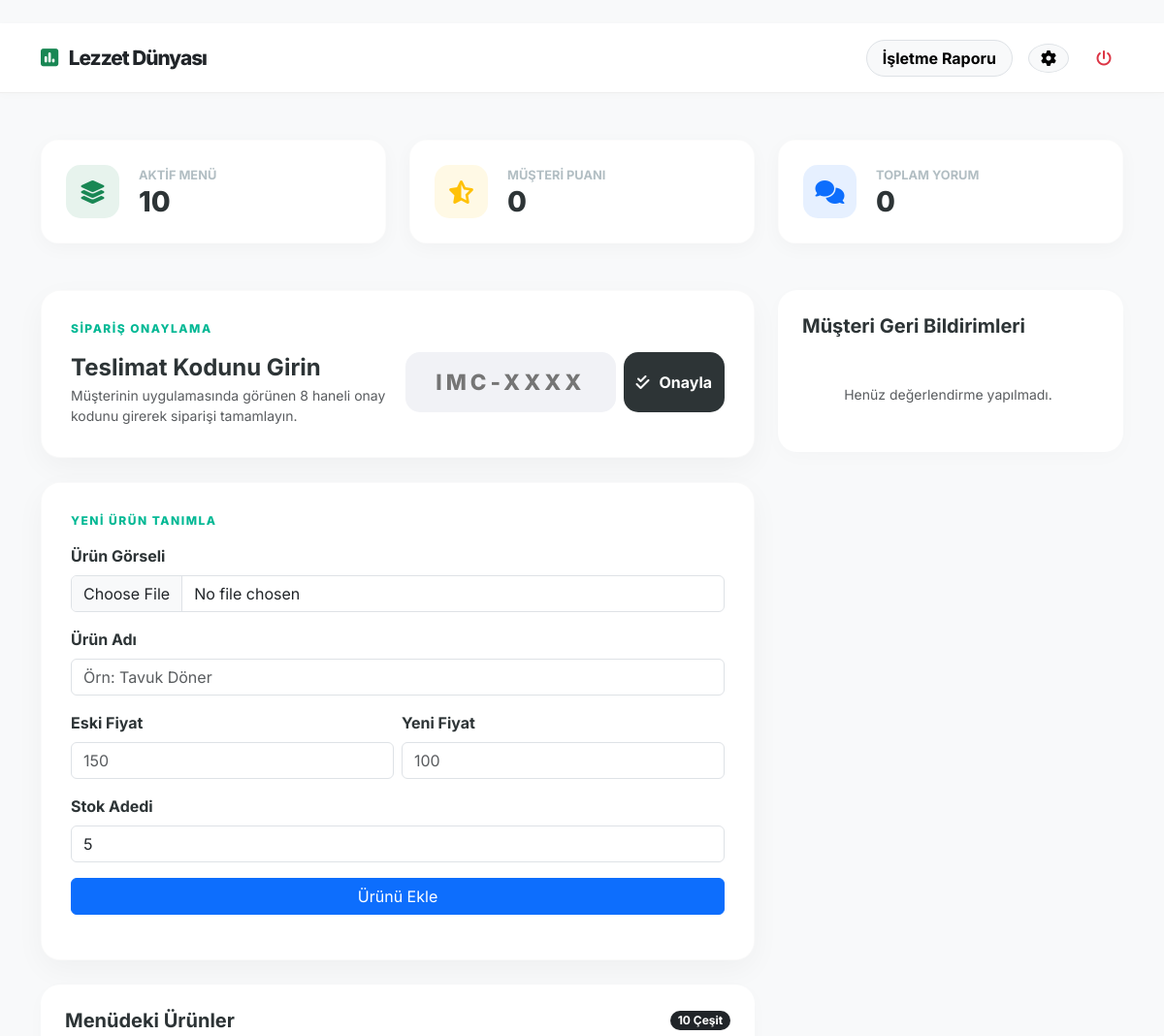
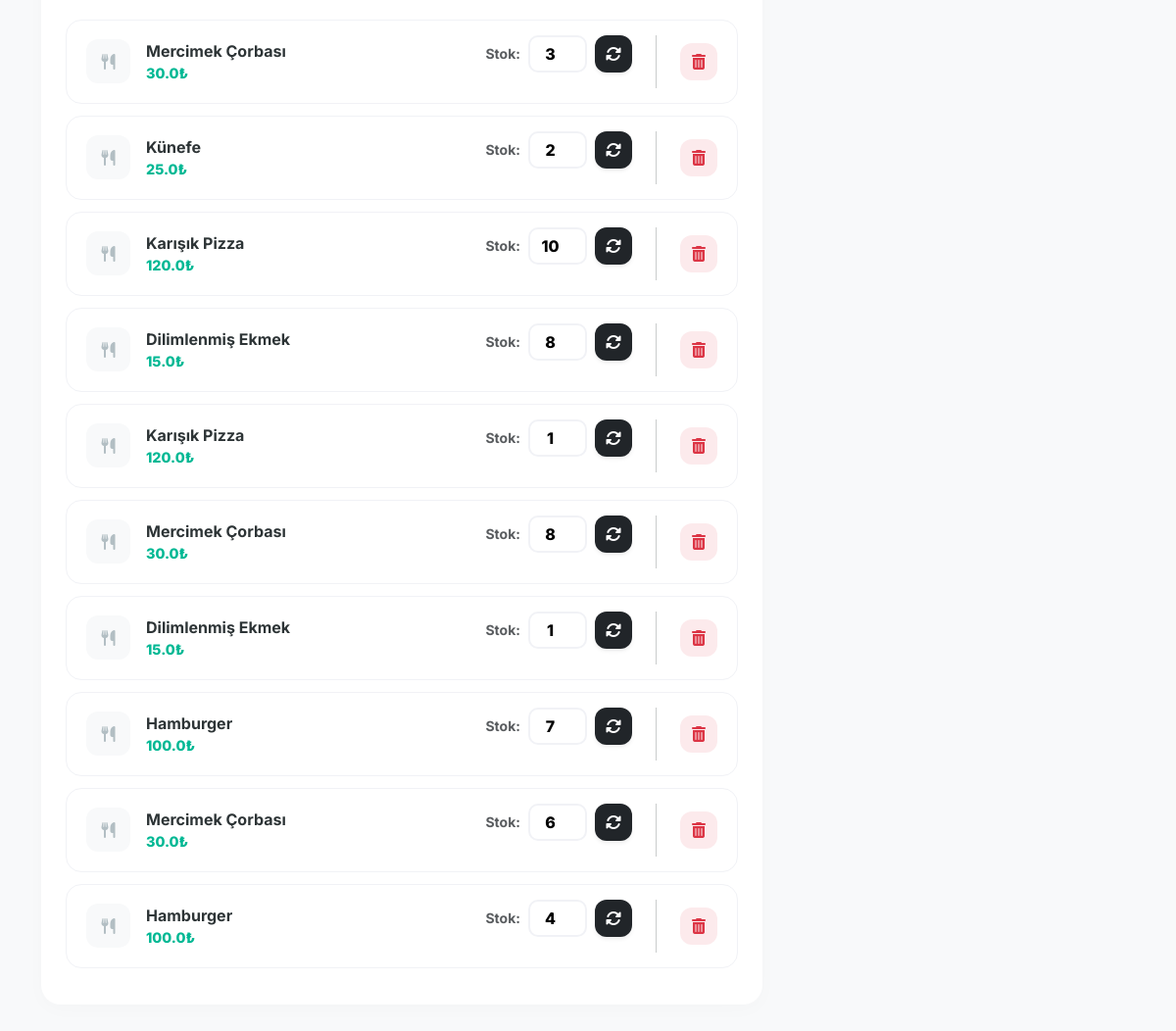
Page /esnaf (signed in) on the committed database (2 pictures, top to bottom).
### tables this page shows
CREATE TABLE kullanicilar (
            id INTEGER PRIMARY KEY AUTOINCREMENT,
            ad_soyad TEXT NOT NULL,
            email TEXT UNIQUE NOT NULL,
            sifre TEXT NOT NULL,
            rol TEXT NOT NULL,
            profil_resmi TEXT DEFAULT 'default.png',
            enlem REAL,
            boylam REAL
        );

CREATE TABLE urunler (
            id INTEGER PRIMARY KEY AUTOINCREMENT,
            esnaf_id INTEGER NOT NULL,
            ad TEXT NOT NULL,
            eski_fiyat REAL,
            yeni_fiyat REAL NOT NULL,
            stok INTEGER NOT NULL,
            restoran_adi TEXT,
            resim TEXT DEFAULT 'default_food.png',
            FOREIGN KEY (esnaf_id) REFERENCES kullanicilar (id)
        );

### app.py (the view, shortened to what this page needs)
@app.route('/esnaf', methods=['GET', 'POST'])
def esnaf_paneli():
    if session.get('rol') != 'esnaf': return redirect(url_for('giris_yap'))
    conn = get_db_connection()
    urunler = conn.execute('SELECT * FROM urunler WHERE esnaf_id = ? ORDER BY id DESC', (session['user_id'],)).fetchall()
    yorumlar = conn.execute('SELECT yorumlar.*, kullanicilar.ad_soyad as ogrenci_adi FROM yorumlar JOIN kullanicilar ON yorumlar.ogrenci_id = kullanicilar.id WHERE yorumlar.esnaf_id = ? ORDER BY id DESC', (session['user_id'],)).fetchall()
    ortalama = conn.execute('SELECT AVG(puan) FROM yorumlar WHERE esnaf_id = ?', (session['user_id'],)).fetchone()[0]
    puan = round(ortalama, 1) if ortalama else 0
    conn.close()
    return render_template('shop.html', urunler=urunler, yorumlar=yorumlar, puan=puan, kullanici=session.get('ad_soyad'))

### app.py (called while the page is built)
def get_db_connection():
    conn = sqlite3.connect(DB_PATH)
    conn.row_factory = sqlite3.Row
    return conn

@app.after_request
def add_header(response):
    response.headers["Cache-Control"] = "no-cache, no-store, must-revalidate"
    response.headers["Pragma"] = "no-cache"
    response.headers["Expires"] = "0"
    return response

@app.before_request
def kullanici_bilgilerini_tazele():
    if request.endpoint and 'static' in request.endpoint:
        return
    if 'user_id' in session:
        try:
            conn = get_db_connection()
            user = conn.execute('SELECT ad_soyad, profil_resmi, rol FROM kullanicilar WHERE id = ?', (session['user_id'],)).fetchone()
            conn.close()
            if user:
                resim = user['profil_resmi']
                if not resim or resim == 'None': resim = 'default.png'
                session['foto'] = resim
                session['ad_soyad'] = user['ad_soyad']
                session['rol'] = user['rol']
            else:
                session.clear()
        except Exception as e:
            print(f"Session tazeleme hatası: {e}")

### templates/shop.html (shortened to what this page needs)
﻿<!DOCTYPE html>
<html lang="tr">
<head>
    <link href="https://cdn.jsdelivr.net/npm/bootstrap@5.3.0/dist/css/bootstrap.min.css" rel="stylesheet">
    <link rel="stylesheet" href="https://cdnjs.cloudflare.com/ajax/libs/font-awesome/6.4.2/css/all.min.css">
</head>
<body>
    <nav class="navbar navbar-expand-lg navbar-shop sticky-top">
        <div class="container">
            <a class="navbar-brand text-dark" href="/esnaf">
                <i class="fa-solid fa-square-poll-vertical me-2 text-success"></i> {{ kullanici }}
            </a>
            <div class="d-flex align-items-center gap-3">
                <a href="/esnaf-analiz" class="btn btn-light rounded-pill fw-bold border px-3 d-none d-md-block">İşletme Raporu</a>
                <a href="/ayarlar" class="btn btn-light rounded-circle border"><i class="fa-solid fa-gear"></i></a>
                <a href="/cikis" class="btn btn-outline-danger rounded-circle border-0"><i class="fa-solid fa-power-off"></i></a>
            </div>
        </div>
    </nav>
    <div class="container my-5">
        <div class="row g-4 mb-5">
            <div class="col-md-4">
                <div class="kpi-card">
                    <div class="kpi-icon bg-success bg-opacity-10 text-success"><i class="fa-solid fa-layer-group"></i></div>
                    <div><div class="kpi-title">Aktif Menü</div><div class="kpi-value">{{ urunler|length }}</div></div>
                </div>
            </div>
            <div class="col-md-4">
                <div class="kpi-card">
                    <div class="kpi-icon bg-warning bg-opacity-10 text-warning"><i class="fa-solid fa-star-half-stroke"></i></div>
                    <div><div class="kpi-title">Müşteri Puanı</div><div class="kpi-value">{{ puan }}</div></div>
                </div>
            </div>
            <div class="col-md-4">
                <div class="kpi-card">
                    <div class="kpi-icon bg-primary bg-opacity-10 text-primary"><i class="fa-solid fa-comments"></i></div>
                    <div><div class="kpi-title">Toplam Yorum</div><div class="kpi-value">{{ yorumlar|length }}</div></div>
                </div>
            </div>
        </div>
        <div class="row">
            <div class="col-lg-8">
                <div class="action-card">
                    <span class="section-label">Sipariş Onaylama</span>
                    <div class="row align-items-center g-3">
                        <div class="col-md-6">
                            <h4 class="fw-bold mb-1">Teslimat Kodunu Girin</h4>
                            <p class="text-muted small mb-0">Müşterinin uygulamasında görünen 8 haneli onay kodunu girerek siparişi tamamlayın.</p>
                        </div>
                        <div class="col-md-6">
                            <form action="/kod-dogrula" method="POST">
                                <div class="row g-2">
                                    <div class="col-8">
                                        <input type="text" name="kod" class="verify-input-box" placeholder="IMC-XXXX" required autocomplete="off">
                                    </div>
                                    <div class="col-4">
                                        <button type="submit" class="btn-verify-submit">
                                            <i class="fa-solid fa-check-double"></i> <span class="d-none d-lg-inline">Onayla</span>
                                        </button>
                                    </div>
                                </div>
                            </form>
                        </div>
                    </div>
                </div>
                <div class="action-card">
                    <span class="section-label">Yeni Ürün Tanımla</span>
                    <form action="{{ url_for('esnaf_paneli') }}" method="POST" enctype="multipart/form-data">
                        <div class="mb-3">
                            <label class="form-label fw-bold">Ürün Görseli</label>
                            <input type="file" name="urun_resmi" class="form-control" accept="image/*">
                        </div>
                        <div class="mb-3">
                            <label class="form-label fw-bold">Ürün Adı</label>
                            <input type="text" name="ad" class="form-control" required placeholder="Örn: Tavuk Döner">
                        </div>
                        <div class="row g-2 mb-3">
                            <div class="col">
                                <label class="form-label fw-bold">Eski Fiyat</label>
                                <input type="number" name="eski" class="form-control" placeholder="150">
                            </div>
                            <div class="col">
                                <label class="form-label fw-bold">Yeni Fiyat</label>
                                <input type="number" name="yeni" class="form-control" required placeholder="100">
                            </div>
                        </div>
                        <div class="mb-3">
                            <label class="form-label fw-bold">Stok Adedi</label>
                            <input type="number" name="stok" class="form-control" required value="5">
                        </div>
                        <button type="submit" class="btn btn-primary w-100">Ürünü Ekle</button>
                    </form>
                </div>
                <div class="list-card mb-4">
                    <div class="d-flex justify-content-between align-items-center mb-4">
                        <h5 class="fw-bold m-0">Menüdeki Ürünler</h5>
                        <span class="badge bg-dark rounded-pill">{{ urunler|length }} Çeşit</span>
                    </div>
                    {% for urun in urunler %}
                    <div class="product-row">
                        <div class="d-flex align-items-center gap-3">
                            <div class="prod-img-icon"><i class="fa-solid fa-utensils"></i></div>
                            <div>
                                <div class="prod-name">{{ urun['ad'] }}</div>
                                <div class="prod-price">{{ urun['yeni_fiyat'] }}₺</div>
                            </div>
                        </div>
                        <div class="d-flex align-items-center gap-3">
                            <form action="/stok-guncelle" method="POST" class="d-flex align-items-center gap-2">
                                <span class="small fw-bold text-muted">Stok:</span>
                                <input type="number" name="yeni_stok" value="{{ urun['stok'] }}" class="stock-badge-input">
                                <button class="btn-circle bg-dark text-white shadow-sm" title="Güncelle"><i class="fa-solid fa-rotate"></i></button>
                            </form>
                            <button onclick="window.location.href='/urun-sil/{{ urun['id'] }}'" class="btn-circle bg-danger bg-opacity-10 text-danger" title="Sil">
                                <i class="fa-solid fa-trash-can"></i>
                            </button>
                        </div>
                    </div>
                    {% else %}
                    <div class="text-center py-5 text-muted">
                        <i class="fa-solid fa-box-open fa-3x mb-3 opacity-20"></i>
                        <p>Henüz satışta olan bir ürününüz bulunmuyor.</p>
                    </div>
                    {% endfor %}
                </div>
            </div>
            <div class="col-lg-4">
                <div class="list-card">
                    <h5 class="fw-bold mb-4">Müşteri Geri Bildirimleri</h5>
                    <div style="max-height: 800px; overflow-y: auto; padding-right: 5px;">
                        {% for yorum in yorumlar %}
                        <div class="p-3 rounded-4 bg-light mb-3 border border-white">
                            <div class="d-flex justify-content-between align-items-start mb-2">
                                <span class="fw-bold small text-dark">{{ yorum['ogrenci_adi'] }}</span>
                                <div class="text-warning small">
                                    {% for i in range(yorum['puan']) %}★{% endfor %}
                                </div>
                            </div>
                            <p class="mb-0 text-muted small lh-base">"{{ yorum['yorum_metni'] }}"</p>
                        </div>
                        {% else %}
                        <div class="text-center py-4">
                            <p class="small text-muted mb-0">Henüz değerlendirme yapılmadı.</p>
                        </div>
                        {% endfor %}
                    </div>
                </div>
            </div>
        </div>
    </div>
</body>
</html>

### templates/shop.html (style rules this page uses)
:root { --primary-color: #00b894; --dark-color: #2d3436; --bg-color: #f8f9fa; --card-radius: 20px; }
html { overflow-y: scroll !important; }
body { background-color: var(--bg-color); font-family: 'Inter', sans-serif; color: var(--dark-color); padding-bottom: 50px; }
.navbar-shop { background: white; border-bottom: 1px solid #eee; padding: 15px 0; box-shadow: 0 2px 10px rgba(0,0,0,0.02); }
.navbar-brand { font-weight: 800; font-size: 1.3rem; letter-spacing: -1px; }
.kpi-card { background: white; border-radius: 18px; padding: 25px; box-shadow: 0 5px 20px rgba(0,0,0,0.03); border: 1px solid rgba(0,0,0,0.01); height: 100%; display: flex; align-items: center; gap: 20px; }
.kpi-icon { width: 55px; height: 55px; border-radius: 15px; display: flex; align-items: center; justify-content: center; font-size: 1.5rem; flex-shrink: 0; }
.kpi-title { font-size: 0.8rem; font-weight: 700; color: #b2bec3; text-transform: uppercase; margin-bottom: 2px; }
.kpi-value { font-size: 1.8rem; font-weight: 800; color: var(--dark-color); line-height: 1.1; }
.action-card { background: white; border-radius: var(--card-radius); padding: 30px; box-shadow: 0 10px 30px rgba(0,0,0,0.04); border: 1px solid rgba(0,0,0,0.02); margin-bottom: 25px; }
.section-label { font-size: 0.75rem; font-weight: 800; color: var(--primary-color); text-transform: uppercase; letter-spacing: 1.5px; display: block; margin-bottom: 15px; }
.verify-input-box { background: #f1f2f6; border: 2px solid transparent; border-radius: 15px; padding: 12px 20px; font-size: 1.4rem; font-weight: 800; letter-spacing: 4px; text-align: center; transition: 0.3s; width: 100%; }
.btn-verify-submit { height: 100%; width: 100%; border-radius: 15px; font-weight: 700; background: var(--dark-color); color: white; border: none; transition: 0.3s; display: flex; align-items: center; justify-content: center; gap: 10px; }
.list-card { background: white; border-radius: var(--card-radius); padding: 25px; box-shadow: 0 5px 20px rgba(0,0,0,0.02); }
.product-row { background: white; border: 1px solid #f1f2f6; border-radius: 16px; padding: 15px 20px; margin-bottom: 12px; transition: 0.2s; display: flex; align-items: center; justify-content: space-between; }
.prod-img-icon { width: 45px; height: 45px; background: #f8f9fa; border-radius: 12px; display: flex; align-items: center; justify-content: center; color: #b2bec3; }
.prod-name { font-weight: 700; color: var(--dark-color); font-size: 1rem; }
.prod-price { color: var(--primary-color); font-weight: 800; font-size: 0.9rem; }
.stock-badge-input { width: 60px; text-align: center; border: 2px solid #f1f2f6; border-radius: 10px; font-weight: 800; padding: 5px; }
.btn-circle { width: 38px; height: 38px; border-radius: 12px; display: flex; align-items: center; justify-content: center; border: none; transition: 0.2s; }

### rows in the picture
kullanicilar: ad_soyad "Lezzet Dünyası"
urunler: ad "Mercimek Çorbası", yeni_fiyat "30.0", yeni_stok "3"
urunler: ad "Künefe", yeni_fiyat "25.0", yeni_stok "2"
urunler: ad "Karışık Pizza", yeni_fiyat "120.0", yeni_stok "10"
urunler: ad "Dilimlenmiş Ekmek", yeni_fiyat "15.0", yeni_stok "8"
urunler: ad "Karışık Pizza", yeni_fiyat "120.0", yeni_stok "1"
urunler: ad "Mercimek Çorbası", yeni_fiyat "30.0", yeni_stok "8"
urunler: ad "Dilimlenmiş Ekmek", yeni_fiyat "15.0", yeni_stok "1"
urunler: ad "Hamburger", yeni_fiyat "100.0", yeni_stok "7"
urunler: ad "Mercimek Çorbası", yeni_fiyat "30.0", yeni_stok "6"
urunler: ad "Hamburger", yeni_fiyat "100.0", yeni_stok "4"

### other values in the picture
{{ urunler|length }} "10"
{{ puan }} "0"
{{ yorumlar|length }} "0"
